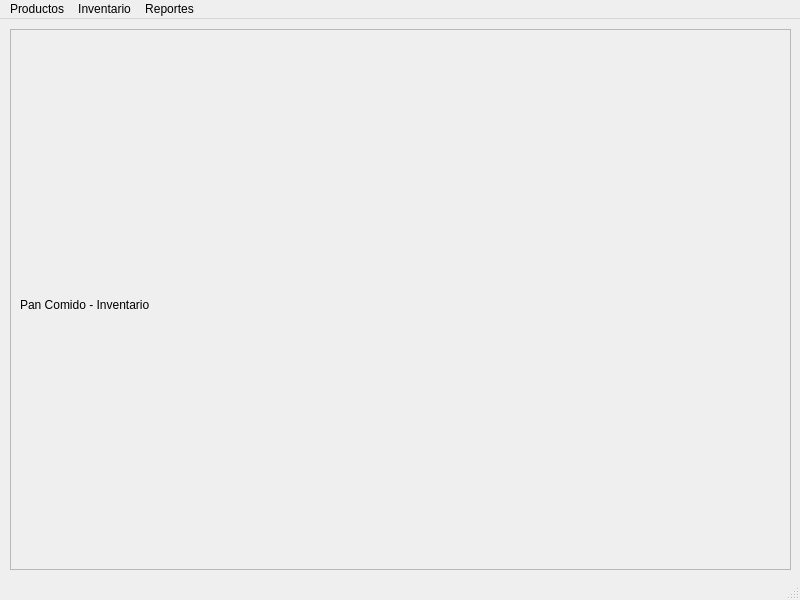
<?xml version="1.0" encoding="UTF-8"?>
<ui version="4.0">
 <class>MainWindow</class>
 <widget class="QMainWindow" name="MainWindow">
  <property name="geometry">
   <rect>
    <x>0</x>
    <y>0</y>
    <width>800</width>
    <height>600</height>
   </rect>
  </property>
  <property name="windowTitle">
   <string>MainWindow</string>
  </property>
  <widget class="QWidget" name="centralwidget">
   <widget class="QFrame" name="frame">
    <property name="geometry">
     <rect>
      <x>10</x>
      <y>10</y>
      <width>781</width>
      <height>541</height>
     </rect>
    </property>
    <property name="frameShape">
     <enum>QFrame::StyledPanel</enum>
    </property>
    <property name="frameShadow">
     <enum>QFrame::Raised</enum>
    </property>
    <widget class="QWidget" name="verticalLayoutWidget">
     <property name="geometry">
      <rect>
       <x>10</x>
       <y>10</y>
       <width>761</width>
       <height>531</height>
      </rect>
     </property>
     <layout class="QVBoxLayout" name="Layout">
      <item>
       <widget class="QLabel" name="label">
        <property name="styleSheet">
         <string notr="true">font: 75 20pt &quot;Ubuntu&quot;;
text-align: center; </string>
        </property>
        <property name="text">
         <string>Pan Comido - Inventario</string>
        </property>
        <property name="textFormat">
         <enum>Qt::AutoText</enum>
        </property>
       </widget>
      </item>
     </layout>
    </widget>
   </widget>
  </widget>
  <widget class="QStatusBar" name="statusbar"/>
  <widget class="QMenuBar" name="menubar">
   <property name="geometry">
    <rect>
     <x>0</x>
     <y>0</y>
     <width>800</width>
     <height>25</height>
    </rect>
   </property>
   <widget class="QMenu" name="menuInventario">
    <property name="title">
     <string>Productos</string>
    </property>
    <addaction name="actionPropio"/>
    <addaction name="actionTerceros"/>
   </widget>
   <widget class="QMenu" name="menuInventario_2">
    <property name="title">
     <string>Inventario</string>
    </property>
    <addaction name="actionDiario"/>
    <addaction name="actionEntradas"/>
   </widget>
   <widget class="QMenu" name="menuReportes">
    <property name="title">
     <string>Reportes</string>
    </property>
    <addaction name="actionGastos"/>
    <addaction name="actionEstadsticas"/>
   </widget>
   <addaction name="menuInventario"/>
   <addaction name="menuInventario_2"/>
   <addaction name="menuReportes"/>
  </widget>
  <action name="action_reporte">
   <property name="text">
    <string>Créditos</string>
   </property>
  </action>
  <action name="actionBuscar">
   <property name="text">
    <string>Buscar</string>
   </property>
  </action>
  <action name="action_cliente">
   <property name="text">
    <string>Mantenimiento</string>
   </property>
  </action>
  <action name="actionBuscar_2">
   <property name="text">
    <string>Buscar</string>
   </property>
  </action>
  <action name="action_producto">
   <property name="text">
    <string>Mantenimiento</string>
   </property>
  </action>
  <action name="actionBuscar_3">
   <property name="text">
    <string>Buscar</string>
   </property>
  </action>
  <action name="action_factura">
   <property name="text">
    <string>Generar</string>
   </property>
   <property name="shortcutContext">
    <enum>Qt::ApplicationShortcut</enum>
   </property>
   <property name="iconVisibleInMenu">
    <bool>true</bool>
   </property>
   <property name="priority">
    <enum>QAction::NormalPriority</enum>
   </property>
  </action>
  <action name="action_facturas">
   <property name="text">
    <string>Facturas</string>
   </property>
  </action>
  <action name="action_inventarios">
   <property name="text">
    <string>Inventario</string>
   </property>
  </action>
  <action name="actionTerceros">
   <property name="text">
    <string>Terceros</string>
   </property>
  </action>
  <action name="actionPropio">
   <property name="text">
    <string>Propios</string>
   </property>
  </action>
  <action name="actionD_a_actual">
   <property name="text">
    <string>Día actual</string>
   </property>
  </action>
  <action name="actionSemanal">
   <property name="text">
    <string>Semanal</string>
   </property>
  </action>
  <action name="actionEstad_sticas">
   <property name="text">
    <string>Estadísticas</string>
   </property>
  </action>
  <action name="actionDiario">
   <property name="text">
    <string>Diario</string>
   </property>
  </action>
  <action name="actionEntradas">
   <property name="text">
    <string>Entradas</string>
   </property>
  </action>
  <action name="actionGastos">
   <property name="text">
    <string>Gastos</string>
   </property>
  </action>
  <action name="actionEstadsticas">
   <property name="text">
    <string>Estadísticas</string>
   </property>
  </action>
 </widget>
 <resources/>
 <connections/>
</ui>
